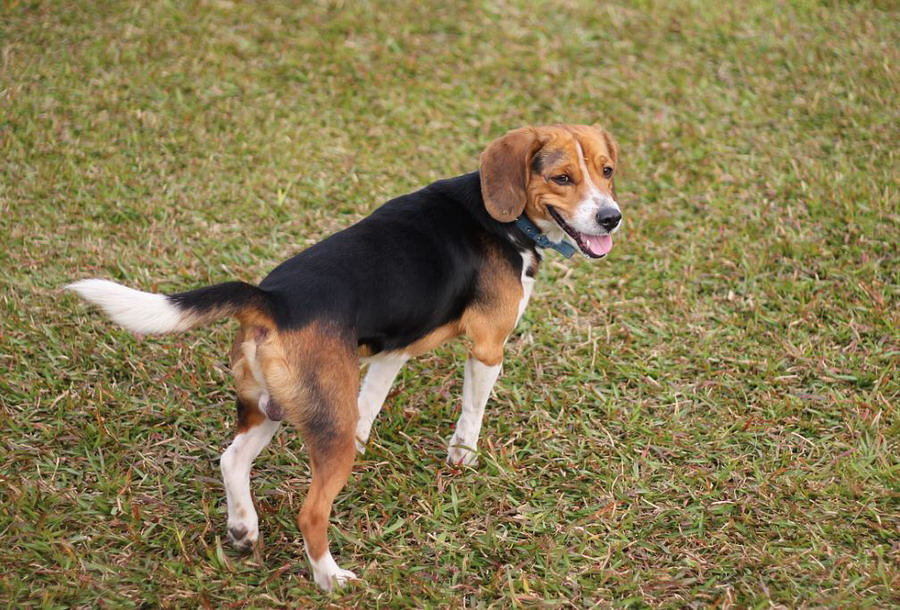
//> input picture samples/cpp/mao/1.jpg, 900 x 610 px
$ ./05_Canny   (built with g++ and OpenCV 4)
//> lines starting //> are read from the running program, lines starting //| are printed output that depends on the picture

#include <stdio.h>
//---------------------------------【頭文件、命名空間包含部分】----------------------------
//		描述：包含程序所使用的頭文件和命名空間
//-------------------------------------------------------------------------------------------------
#include <opencv2/opencv.hpp>
#include<opencv2/imgproc/imgproc.hpp>
using namespace cv;

//-----------------------------------【main( )函數】--------------------------------------------
//		描述：控制臺應用程序的入口函數，我們的程序從這里開始
//-------------------------------------------------------------------------------------------------
int main( )
{
	//【0】載入原始圖
	Mat imageSrc = imread("/home/peter/opencv-2.4.11/samples/cpp/mao/1.jpg");  //專案目錄下應該有一張名為1.jpg的素材圖
//> imageSrc is the input picture: 610 rows x 900 cols, CV_8UC3; mean B, G, R 80.2, 122.2, 136.2
	imshow("【原始圖】Canny邊緣檢測", imageSrc); 	//顯示原始圖
	moveWindow("【原始圖】Canny邊緣檢測", 100,100); 	//顯示原始圖

	Mat imageDst ;
	//【1】建立與src同類別型和大小的矩陣(dst)
	imageDst.create( imageSrc.size(), imageSrc.type() );

	//【2】將原圖像轉換為灰度圖像
	Mat imageGray;	//參數定義
	cvtColor( imageSrc, imageGray, CV_BGR2GRAY );
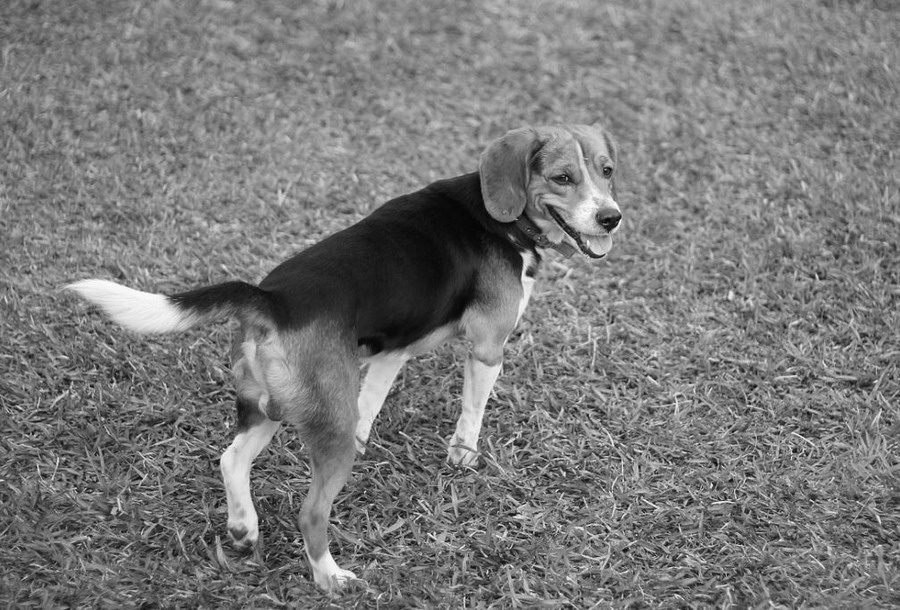
//> imageGray: 610 rows x 900 cols, CV_8UC1; min 3, max 254, mean 121.6

	//【3】先用使用 3x3核心來降噪
	Mat imageEdge ;
//        blur( imageGray, imageEdge, Size(3,3) );
	blur( imageGray, imageEdge, Size(20,20) );
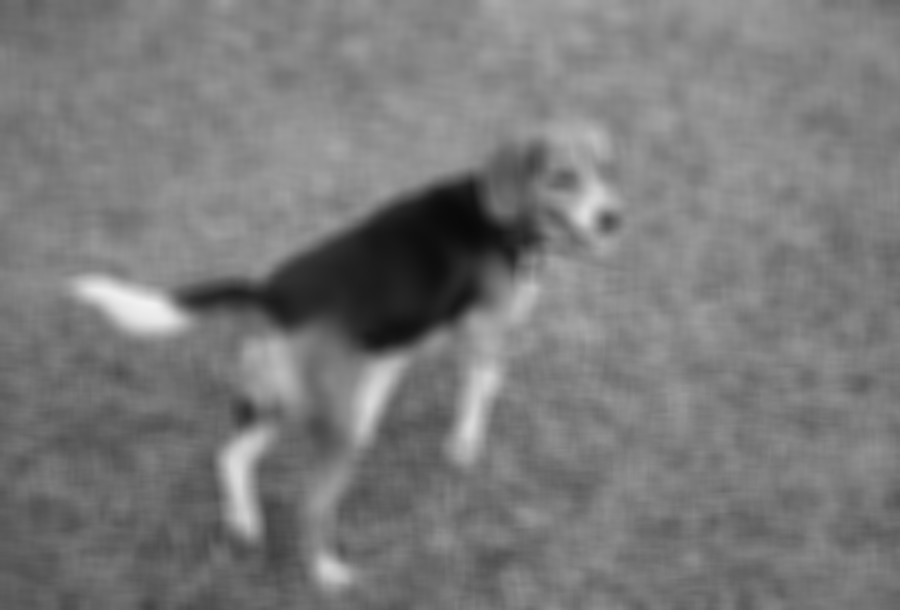
//> imageEdge: 610 rows x 900 cols, CV_8UC1; min 9, max 241, mean 121.6
//        blur( imageGray, imageEdge, Size(9,9) );

	//【4】執行Canny算子
	Canny( imageEdge, imageEdge, 3, 9,3 );
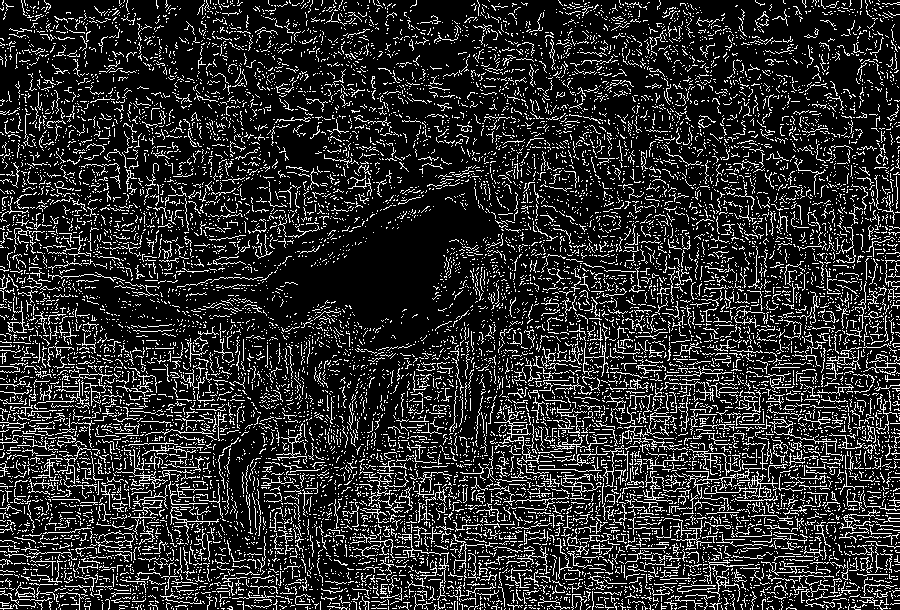
//> imageEdge: 610 rows x 900 cols, CV_8UC1; 17.1% white in thin lines or dots

	//【5】顯示效果圖
	imshow("【效果圖】Canny邊緣檢測", imageEdge);
	moveWindow("【效果圖】Canny邊緣檢測", 1000,100);

	waitKey(0);

	return 0;
}

$ run again, with samples/cpp/mao/2.jpg copied over samples/cpp/mao/1.jpg
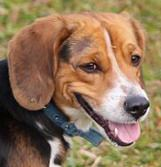
//> input picture samples/cpp/mao/2.jpg, 161 x 167 px
//> imageSrc is the input picture: 167 rows x 161 cols, CV_8UC3; mean B, G, R 88.8, 116.6, 143.9
//> `cvtColor( imageSrc, imageGray, CV_BGR2GRAY );`:
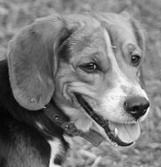
//> imageGray: 167 rows x 161 cols, CV_8UC1; min 1, max 254, mean 121.6
//> `Canny( imageEdge, imageEdge, 3, 9,3 );`:
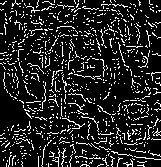
//> imageEdge: 167 rows x 161 cols, CV_8UC1; 14% white in thin lines or dots
